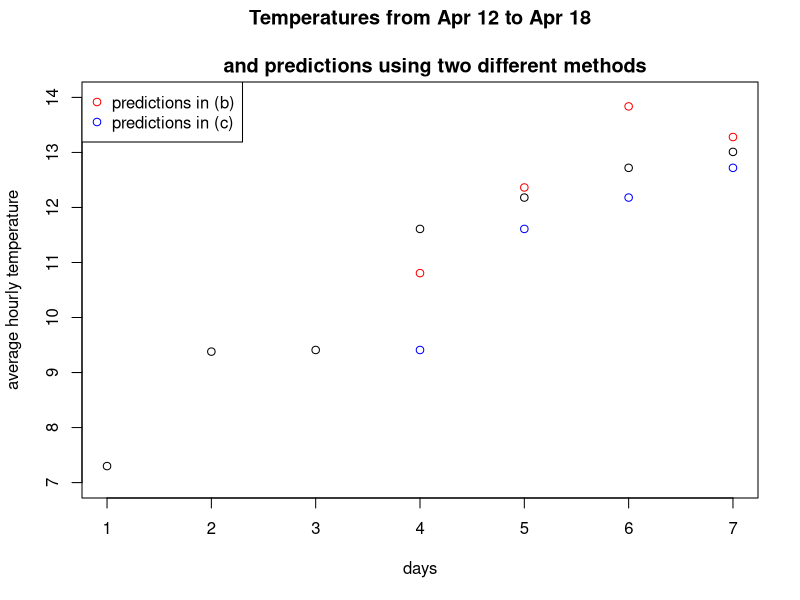

This chart was generated by the following R code:
## ---- chunk 1
data = read.csv('weatherstats_vancouver_daily.csv')
data = data[10:16,]
data = data[order(data$date),]
data$date
# mean average hourly temperature
mean(data$avg_hourly_temperature)
# standard deviation of the average hourly temperature
sd(data$avg_hourly_temperature)
## ---- chunk 2
days = 1:3
# April 15
Apr15_mdl = lm(formula = avg_hourly_temperature ~ days, data = data[1:3,])
Apr15_pred = predict(Apr15_mdl, newdata = data.frame(days = 4))
Apr15_pred

# April 16
Apr16_mdl = lm(formula = avg_hourly_temperature ~ days, data = data[2:4,])
Apr16_pred = predict(Apr16_mdl, newdata = data.frame(days = 4))
Apr16_pred

# April 17
Apr17_mdl = lm(formula = avg_hourly_temperature ~ days, data = data[3:5,])
Apr17_pred = predict(Apr17_mdl, newdata = data.frame(days = 4))
Apr17_pred

# April 18
Apr18_mdl = lm(formula = avg_hourly_temperature ~ days, data = data[4:6,])
Apr18_pred = predict(Apr18_mdl, newdata = data.frame(days = 4))
Apr18_pred

# RMSE
y = data[4:7,]$avg_hourly_temperature
y0 = c(Apr15_pred, Apr16_pred, Apr17_pred, Apr18_pred)
sqrt(mean((y-y0)^2))
## ---- chunk 3
y = data[4:7,]$avg_hourly_temperature
y0 = data[3:6,]$avg_hourly_temperature
# predictions
y0
# RMSE          
sqrt(mean((y-y0)^2))
## ---- chunk 4
plot(1:7, data$avg_hourly_temperature,
     xlab = 'days',
     ylab = 'average hourly temperature',
     ylim = c(7,14),
     main = "Temperatures from Apr 12 to Apr 18\n
     and predictions using two different methods")
df = data.frame(days = c(4:7),
                pred = c(Apr15_pred, Apr16_pred, Apr17_pred, Apr18_pred))
points(df$days, df$pred, col = "red")
df2 = data.frame(days = c(4:7),
                 pred = data[3:6,]$avg_hourly_temperature)
points(df2$days, df2$pred, col = "blue")
legend(x = "topleft", col = c("red","blue"), pch = c(1,1), 
       c("predictions in (b)", "predictions in (c)"))
